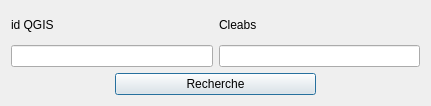
<?xml version="1.0" encoding="UTF-8"?>
<ui version="4.0">
 <class>RechDialog</class>
 <widget class="QDialog" name="RechDialog">
  <property name="geometry">
   <rect>
    <x>0</x>
    <y>0</y>
    <width>431</width>
    <height>106</height>
   </rect>
  </property>
  <property name="windowTitle">
   <string>Dialog</string>
  </property>
  <property name="windowIcon">
   <iconset>
    <normaloff>../icons/loupe.png</normaloff>../icons/loupe.png</iconset>
  </property>
  <layout class="QGridLayout" name="gridLayout_2">
   <item row="0" column="0">
    <layout class="QGridLayout" name="gridLayout">
     <item row="0" column="0">
      <widget class="QLabel" name="label">
       <property name="text">
        <string>id QGIS</string>
       </property>
      </widget>
     </item>
     <item row="0" column="2" colspan="2">
      <widget class="QLabel" name="label_2">
       <property name="text">
        <string>Cleabs</string>
       </property>
      </widget>
     </item>
     <item row="1" column="0" colspan="2">
      <widget class="QLineEdit" name="lineEdit_id">
       <property name="minimumSize">
        <size>
         <width>200</width>
         <height>0</height>
        </size>
       </property>
       <property name="readOnly">
        <bool>true</bool>
       </property>
      </widget>
     </item>
     <item row="1" column="2" colspan="2">
      <widget class="QLineEdit" name="lineEdit_cleabs">
       <property name="minimumSize">
        <size>
         <width>200</width>
         <height>0</height>
        </size>
       </property>
      </widget>
     </item>
     <item row="2" column="1" colspan="2">
      <widget class="QPushButton" name="pushButton_recherche_cleabs">
       <property name="text">
        <string>Recherche</string>
       </property>
      </widget>
     </item>
    </layout>
   </item>
  </layout>
 </widget>
 <resources/>
 <connections/>
</ui>
